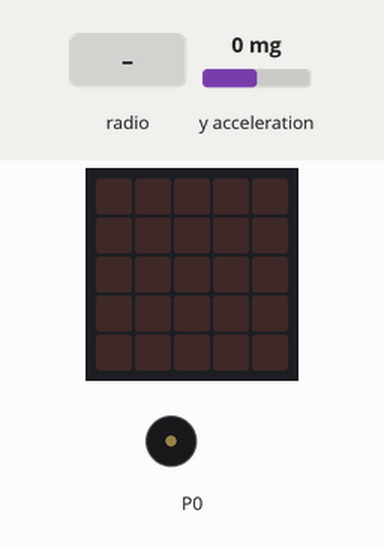
Simulated run of this program. Board: BBC micro:bit (MakeCode). Parts: the board's 5×5 LED display, buzzer (waves = sounding). The test bench sets the inputs (shaded band); at power-on: y acceleration 0 mg.

Above: at 1.2 s.
1.3 s: radio message "START" arrives
At 1.95 s:
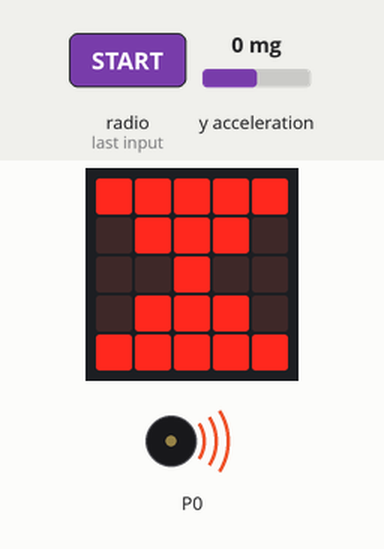
At 2.6 s:
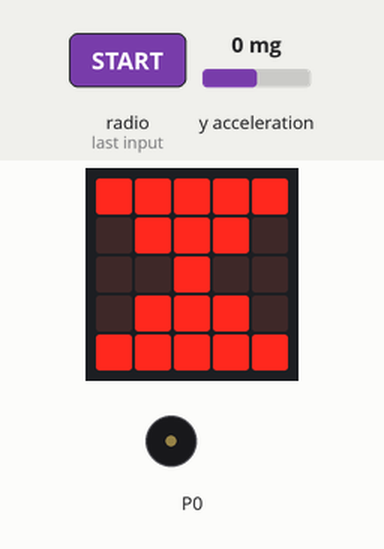
Timing chart, 0 to 4.3 s (numbered marks = the images above; inputs shaded):
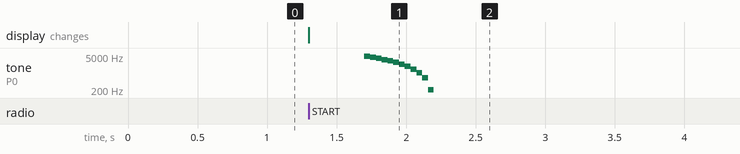

Measured:
- after the input at 1.3 s, tone on P0: plays 4791 Hz for 0.04 s, 4375 Hz for 0.04 s, 3958 Hz for 0.04 s, 3541 Hz for 0.04 s, 3125 Hz for 0.04 s, 2708 Hz for 0.04 s … (12 notes in this stretch), starting after 0.40 s; the display: changes at once (image 1)

The program:

main.ts
```typescript
radio.onReceivedString(function (receivedString) {
    if (receivedString == "START") {
        跳绳个数 = 0
        basic.showLeds(`
            # # # # #
            . # # # .
            . . # . .
            . # # # .
            # # # # #
            `)
        music.playSoundEffect(music.createSoundEffect(WaveShape.Sine, 5000, 0, 255, 0, 500, SoundExpressionEffect.None, InterpolationCurve.Linear), SoundExpressionPlayMode.UntilDone)
        跳绳时间 = 60000
        while (跳绳时间 > 0) {
            basic.pause(1000)
            跳绳时间 += -1000
        }
        music.playSoundEffect(music.builtinSoundEffect(soundExpression.happy), SoundExpressionPlayMode.UntilDone)
        radio.sendString("FINISH")
        跳绳时间 = 0
    }
})
let 跳绳时间 = 0
let 跳绳个数 = 0
radio.setGroup(1)
music.setVolume(255)
basic.forever(function () {
    if (跳绳时间 > 0 && input.acceleration(Dimension.Y) >= 1500) {
        跳绳个数 += 1
        radio.sendNumber(跳绳个数)
        basic.showNumber(跳绳个数)
    }
})
```

test.ts
```typescript
// 在此处测试；当此软件包作为插件使用时，将不会编译此软件包。
```
